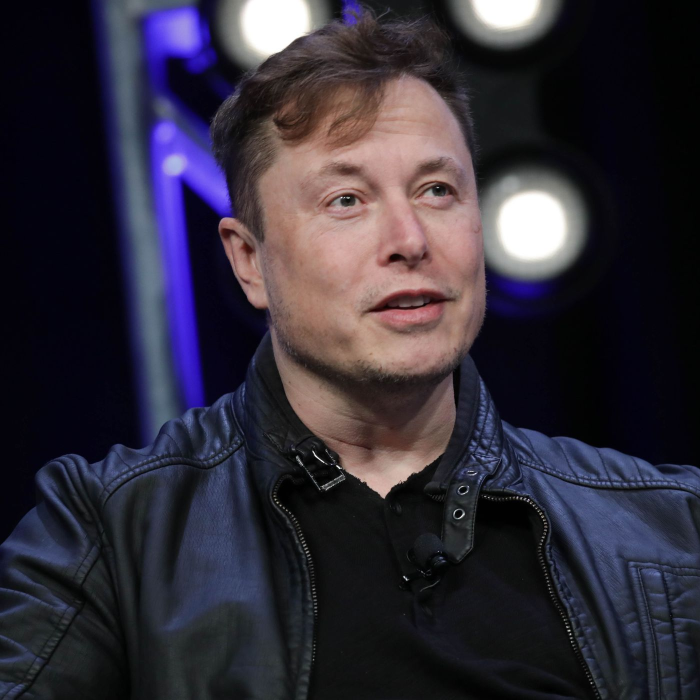
#> input picture resource/elon-musk.jpg, 1400 x 1400 px (shown at 1/2 size)
$ python resise.py
#> lines starting #> are read from the running program, lines starting #| are printed output that depends on the picture
import cv2
import numpy as np
img=cv2.imread('resource/elon-musk.jpg')
#> img is the input picture: shape (1400, 1400, 3); mean B, G, R 56.9, 45.2, 50
print(img.shape)
#| (1400, 1400, 3)
imgresise=cv2.resize(img,(450,450))
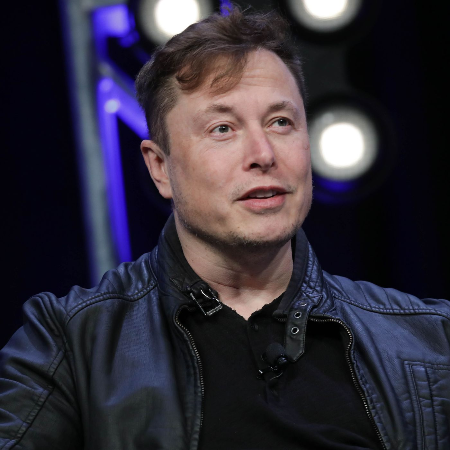
#> imgresise: shape (450, 450, 3); mean B, G, R 56.8, 45.1, 49.9
cv2.imshow('resise',imgresise)
cv2.waitKey(0)

$ run again, with resource/Bill_Gates_2018.jpg copied over resource/elon-musk.jpg
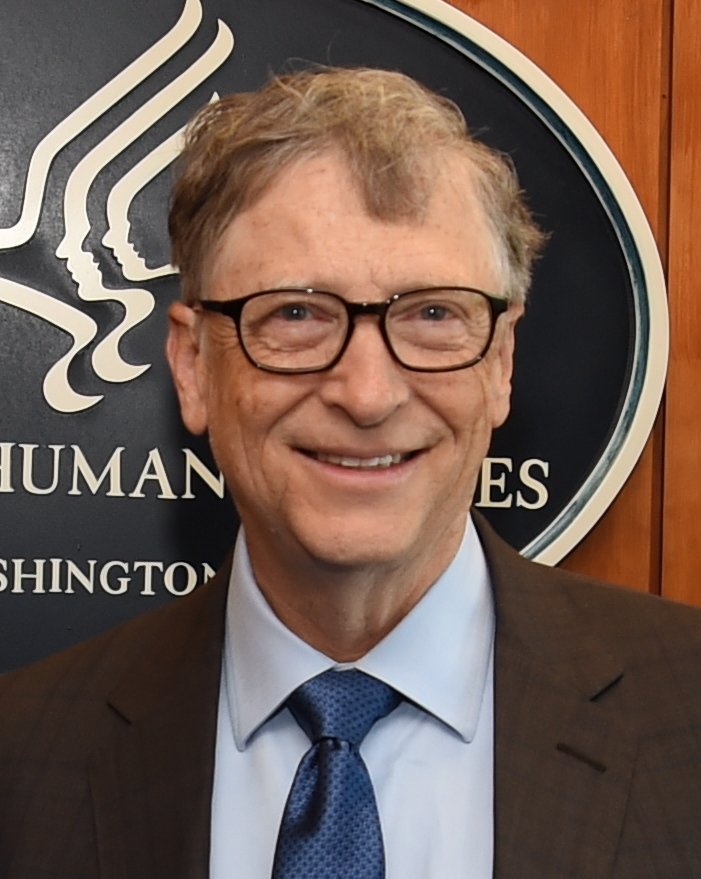
#> input picture resource/Bill_Gates_2018.jpg, 701 x 879 px
#> img is the input picture: shape (879, 701, 3); mean B, G, R 81.7, 92.1, 113.4
#| (879, 701, 3)
#> `imgresise=cv2.resize(img,(450,450))`:
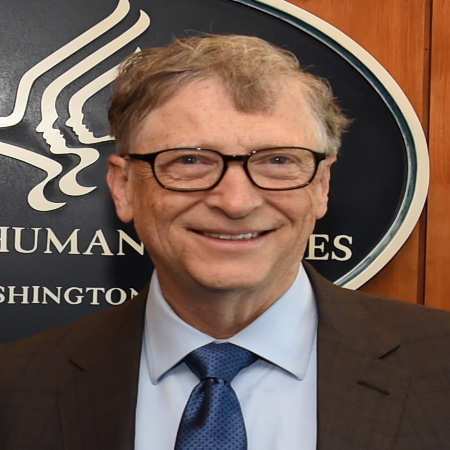
#> imgresise: shape (450, 450, 3); mean B, G, R 81.6, 91.9, 113.3
